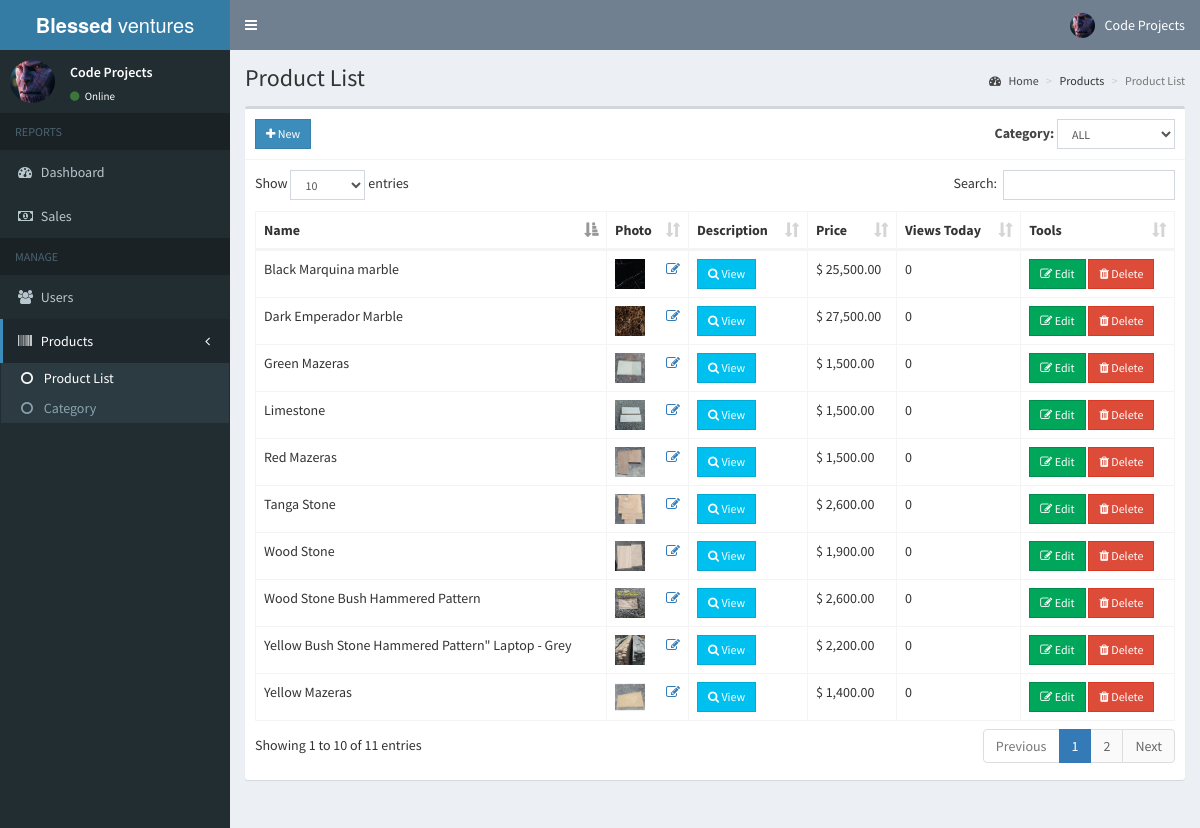
/admin/products.php (signed in), run on the app's committed database.
### tables this page shows
CREATE TABLE IF NOT EXISTS `users` (
`id` int(11) NOT NULL,
  `email` varchar(200) NOT NULL,
  `password` varchar(60) NOT NULL,
  `type` int(1) NOT NULL,
  `firstname` varchar(50) NOT NULL,
  `lastname` varchar(50) NOT NULL,
  `address` text NOT NULL,
  `contact_info` varchar(100) NOT NULL,
  `photo` varchar(200) NOT NULL,
  `status` int(1) NOT NULL,
  `activate_code` varchar(15) NOT NULL,
  `reset_code` varchar(15) NOT NULL,
  `created_on` date NOT NULL
);

CREATE TABLE IF NOT EXISTS `products` (
  `id` int(11) NOT NULL,
  `category_id` int(11) NOT NULL,
  `name` text NOT NULL,
  `description` text NOT NULL,
  `slug` varchar(200) NOT NULL,
  `price` double NOT NULL,
  `photo` varchar(200) NOT NULL,
  `date_view` date NOT NULL,
  `counter` int(11) NOT NULL
);

### admin/includes/session.php (called while the page is built, shortened)
<?php
	include '../includes/conn.php';
	$conn = $pdo->open();
	$stmt = $conn->prepare("SELECT * FROM users WHERE id=:id");
	$stmt->execute(['id'=>$_SESSION['admin']]);
	$admin = $stmt->fetch();
?>

### admin/products.php (the view, shortened to what this page needs)
<?php include 'includes/session.php'; ?>
<?php
  $where = '';
?>
<?php include 'includes/header.php'; ?>
<body class="hold-transition skin-blue sidebar-mini">
<div class="wrapper">
  <?php include 'includes/navbar.php'; ?>
  <?php include 'includes/menubar.php'; ?>
  <div class="content-wrapper">
    <section class="content-header">
      <h1>
        Product List
      </h1>
      <ol class="breadcrumb">
        <li><a href="#"><i class="fa fa-dashboard"></i> Home</a></li>
        <li>Products</li>
        <li class="active">Product List</li>
      </ol>
    </section>
    <section class="content">
      <div class="row">
        <div class="col-xs-12">
          <div class="box">
            <div class="box-header with-border">
              <a href="#addnew" data-toggle="modal" class="btn btn-primary btn-sm btn-flat" id="addproduct"><i class="fa fa-plus"></i> New</a>
              <div class="pull-right">
                <form class="form-inline">
                  <div class="form-group">
                    <label>Category: </label>
                    <select class="form-control input-sm" id="select_category">
                      <option value="0">ALL</option>
                    </select>
                  </div>
                </form>
              </div>
            </div>
            <div class="box-body">
              <table id="example1" class="table table-bordered">
                <thead>
                  <th>Name</th>
                  <th>Photo</th>
                  <th>Description</th>
                  <th>Price</th>
                  <th>Views Today</th>
                  <th>Tools</th>
                </thead>
                <tbody>
                  <?php
                    $conn = $pdo->open();
                    try{
                      $now = date('Y-m-d');
                      $stmt = $conn->prepare("SELECT * FROM products $where");
                      $stmt->execute();
                      foreach($stmt as $row){
                        $image = (!empty($row['photo'])) ? '../images/'.$row['photo'] : '../images/noimage.jpg';
                        $counter = ($row['date_view'] == $now) ? $row['counter'] : 0;
                        echo "
                          <tr>
                            <td>".$row['name']."</td>
                            <td>
                              <img src='".$image."' height='30px' width='30px'>
                              <span class='pull-right'><a href='#edit_photo' class='photo' data-toggle='modal' data-id='".$row['id']."'><i class='fa fa-edit'></i></a></span>
                            </td>
                            <td><a href='#description' data-toggle='modal' class='btn btn-info btn-sm btn-flat desc' data-id='".$row['id']."'><i class='fa fa-search'></i> View</a></td>
                            <td>&#36; ".number_format($row['price'], 2)."</td>
                            <td>".$counter."</td>
                            <td>
                              <button class='btn btn-success btn-sm edit btn-flat' data-id='".$row['id']."'><i class='fa fa-edit'></i> Edit</button>
                              <button class='btn btn-danger btn-sm delete btn-flat' data-id='".$row['id']."'><i class='fa fa-trash'></i> Delete</button>
                            </td>
                          </tr>
                        ";
                      }
                    }
                    catch(PDOException $e){
                      echo $e->getMessage();
                    }
                  ?>
                </tbody>
              </table>
            </div>
          </div>
        </div>
      </div>
    </section>
  </div>
</div>
</body>
</html>

### admin/includes/navbar.php (shortened to what this page needs)
<header class="main-header">
  <a href="#" class="logo">
    <span class="logo-lg"><b>Blessed </b>ventures</span>
  </a>
  <nav class="navbar navbar-static-top">
    <a href="#" class="sidebar-toggle" data-toggle="push-menu" role="button">
    </a>
    <div class="navbar-custom-menu">
      <ul class="nav navbar-nav">
        <li class="dropdown user user-menu">
          <a href="#" class="dropdown-toggle" data-toggle="dropdown">
            <img src="<?php echo (!empty($admin['photo'])) ? '../images/'.$admin['photo'] : '../images/profile.jpg'; ?>" class="user-image" alt="User Image">
            <span class="hidden-xs"><?php echo $admin['firstname'].' '.$admin['lastname']; ?></span>
          </a>
        </li>
      </ul>
    </div>
  </nav>
</header>

### admin/includes/menubar.php
<aside class="main-sidebar">
  <section class="sidebar">
    <div class="user-panel">
      <div class="pull-left image">
        <img src="<?php echo (!empty($admin['photo'])) ? '../images/'.$admin['photo'] : '../images/profile.jpg'; ?>" class="img-circle" alt="User Image">
      </div>
      <div class="pull-left info">
        <p><?php echo $admin['firstname'].' '.$admin['lastname']; ?></p>
        <a><i class="fa fa-circle text-success"></i> Online</a>
      </div>
    </div>
    <ul class="sidebar-menu" data-widget="tree">
      <li class="header">REPORTS</li>
      <li><a href="home.php"><i class="fa fa-dashboard"></i> <span>Dashboard</span></a></li>
      <li><a href="sales.php"><i class="fa fa-money"></i> <span>Sales</span></a></li>
      <li class="header">MANAGE</li>
      <li><a href="users.php"><i class="fa fa-users"></i> <span>Users</span></a></li>
      <li class="treeview">
        <a href="#">
          <i class="fa fa-barcode"></i>
          <span>Products</span>
          <span class="pull-right-container">
            <i class="fa fa-angle-left pull-right"></i>
          </span>
        </a>
        <ul class="treeview-menu">
          <li><a href="products.php"><i class="fa fa-circle-o"></i> Product List</a></li>
          <li><a href="category.php"><i class="fa fa-circle-o"></i> Category</a></li>
        </ul>
      </li>
    </ul>
  </section>
</aside>

### data on the page
users: photo (picture), firstname "Code", lastname "Projects"
products: name "Yellow Mazeras", photo (picture), price "1,400.00"
products: name "Red Mazeras", photo (picture), price "1,500.00"
products: name "Yellow Bush Stone Hammered Pattern\" Laptop - Grey", photo (picture), price "2,200.00"
products: name "Wood Stone", photo (picture), price "1,900.00"
products: name "Wood Stone Bush Hammered Pattern", photo (picture), price "2,600.00"
products: name "Green Mazeras", photo (picture), price "1,500.00"
products: name "Tanga Stone", photo (picture), price "2,600.00"
products: name "Limestone", photo (picture), price "1,500.00"
products: name "Black Marquina marble", photo (picture), price "25,500.00"
products: name "Dark Emperador Marble", photo (picture), price "27,500.00"
